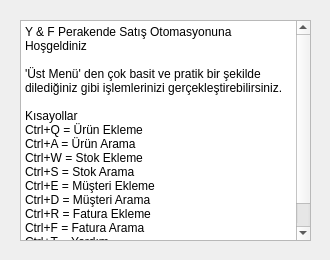
<?xml version="1.0" encoding="UTF-8"?>
<ui version="4.0">
 <class>Yardim</class>
 <widget class="QDialog" name="Yardim">
  <property name="geometry">
   <rect>
    <x>0</x>
    <y>0</y>
    <width>330</width>
    <height>260</height>
   </rect>
  </property>
  <property name="windowTitle">
   <string>Yardım</string>
  </property>
  <property name="windowIcon">
   <iconset resource="../materials.qrc">
    <normaloff>:/icons/Icons/Help(1).png</normaloff>:/icons/Icons/Help(1).png</iconset>
  </property>
  <widget class="QPlainTextEdit" name="plainTextEdit">
   <property name="geometry">
    <rect>
     <x>20</x>
     <y>20</y>
     <width>291</width>
     <height>221</height>
    </rect>
   </property>
   <property name="plainText">
    <string>Y &amp; F Perakende Satış Otomasyonuna Hoşgeldiniz

'Üst Menü' den çok basit ve pratik bir şekilde dilediğiniz gibi işlemlerinizi gerçekleştirebilirsiniz.

Kısayollar
Ctrl+Q = Ürün Ekleme
Ctrl+A = Ürün Arama
Ctrl+W = Stok Ekleme
Ctrl+S = Stok Arama
Ctrl+E = Müşteri Ekleme
Ctrl+D = Müşteri Arama
Ctrl+R = Fatura Ekleme
Ctrl+F = Fatura Arama
Ctrl+T = Yardım
Ctrl+Y = Hakkımızda</string>
   </property>
  </widget>
 </widget>
 <resources>
  <include location="../materials.qrc"/>
 </resources>
 <connections/>
</ui>
